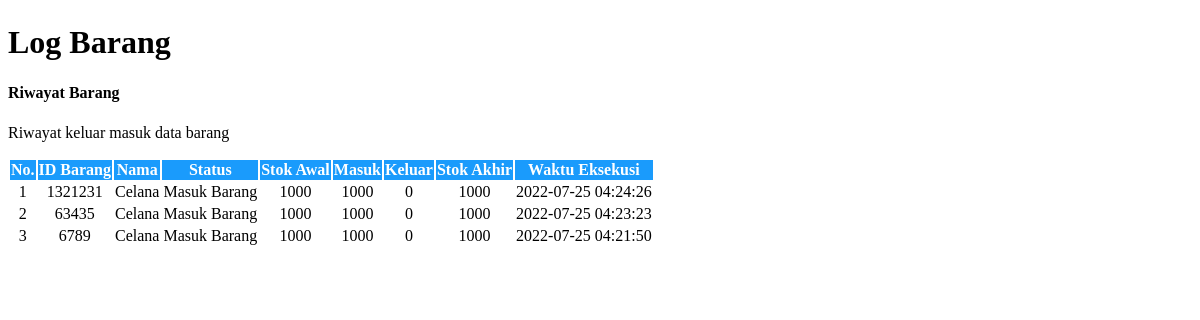
Before: /log_barang.php with the older database file.
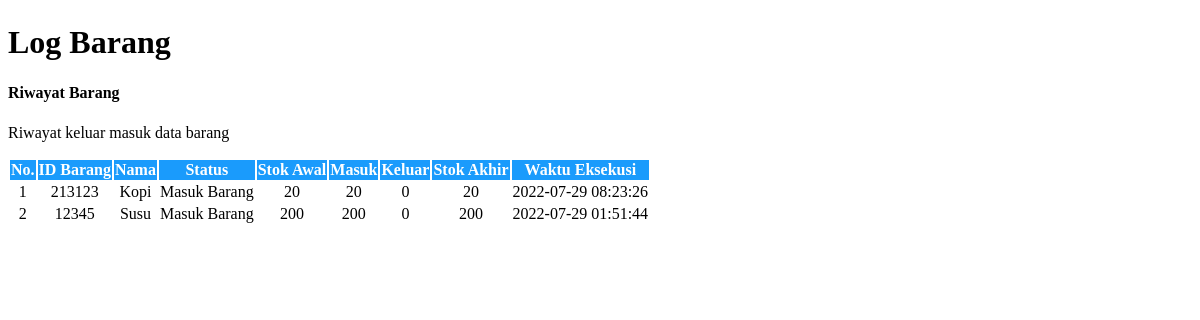
After: the same page with the newer database file.
### tables this page shows
CREATE TABLE `log` (
  `id_log` int(11) NOT NULL,
  `id_barang` varchar(11) NOT NULL,
  `nama_lama` varchar(250) NOT NULL,
  `nama_baru` varchar(250) NOT NULL,
  `status` varchar(255) NOT NULL,
  `stok_awal` int(11) NOT NULL,
  `stok_masuk` int(11) NOT NULL,
  `stok_keluar` int(11) NOT NULL,
  `stok_akhir` int(11) NOT NULL,
  `date` timestamp NOT NULL DEFAULT current_timestamp()
);

### log_barang.php (the view, shortened to what this page needs)
<body>
    <div class="page-wrapper">
        <div class="container-fluid">
            <div class="row">
                <div class="col-12">
                    <h1 style="margin:2% 0% 2% 0%">Log Barang</h1>
                    <div class="card">
                        <div class="card-body">
                            <div class="table-responsive">
                                <h4 text-align="left">Riwayat Barang</h4>
                                <p>Riwayat keluar masuk data barang</p>
                                <table class="table">
                                    <thead style="background-color:#1a9bfc;">
                                        <tr>
                                            <th style="text-align: center;color: white;">No.</th>
                                            <th style="text-align: center;color: white;">ID Barang</th>
                                            <th style="text-align: center;color: white;">Nama</th>
                                            <th style="text-align: center;color: white;">Status</th>
                                            <th style="text-align: center;color: white;">Stok Awal</th>
                                            <th style="text-align: center;color: white;">Masuk</th>
                                            <th style="text-align: center;color: white;">Keluar</th>
                                            <th style="text-align: center;color: white;">Stok Akhir</th>
                                            <th style="text-align: center;color: white;">Waktu Eksekusi</th>
                                        </tr>
                                    </thead>
                                    <tbody>
                                        <?php
                                            include 'database.php';
                                            $no = 1;
                                            $sql = mysqli_query($koneksi,'SELECT * FROM log LEFT JOIN barang USING(id_barang) ORDER BY id_log DESC');
                                            if (mysqli_num_rows($sql) > 0 ) {
                                            while ($row = mysqli_fetch_array($sql)){
                                        ?>
                                            <tr>
                                            <td style="text-align: center;"><?php echo $no++ ?></td>
                                            <td style="text-align: center;"><?php echo $row['id_barang']?></td>
                                            <td style="text-align: center;"><?php echo $row['nama_baru']?></td>
                                            <td style="text-align: center;"><?php echo $row['status']?></td>
                                            <td style="text-align: center;"><?php echo $row['stok_awal']?></td>
                                            <td style="text-align: center;"><?php echo $row['stok_masuk']?></td>
                                            <td style="text-align: center;"><?php echo $row['stok_keluar']?></td>
                                            <td style="text-align: center;"><?php echo $row['stok_akhir']?></td>
                                            <td style="text-align: center;"><?php echo $row['date']?></td>
                                            </tr>
                                        <?php }
                                        }else { ?>
                                            <tr>
                                                <td colspan="9">Tidak ada data</td>
                                            </tr>
                                        <?php } ?>
                                </tbody>
                            </table>
                            </div>
                        </div>
                    </div>
                </div>
            </div>
        </div>
    </div>
</body>
</html>

Changed rows visible on the page:
removed log: id_barang "1321231", nama_baru "Celana", status "Masuk Barang", stok_awal "1000", stok_masuk "1000", stok_keluar "0", stok_akhir "1000", date "2022-07-25 04:24:26"
removed log: id_barang "63435", nama_baru "Celana", status "Masuk Barang", stok_awal "1000", stok_masuk "1000", stok_keluar "0", stok_akhir "1000", date "2022-07-25 04:23:23"
removed log: id_barang "6789", nama_baru "Celana", status "Masuk Barang", stok_awal "1000", stok_masuk "1000", stok_keluar "0", stok_akhir "1000", date "2022-07-25 04:21:50"
added log: id_barang "213123", nama_baru "Kopi", status "Masuk Barang", stok_awal "20", stok_masuk "20", stok_keluar "0", stok_akhir "20", date "2022-07-29 08:23:26"
added log: id_barang "12345", nama_baru "Susu", status "Masuk Barang", stok_awal "200", stok_masuk "200", stok_keluar "0", stok_akhir "200", date "2022-07-29 01:51:44"
